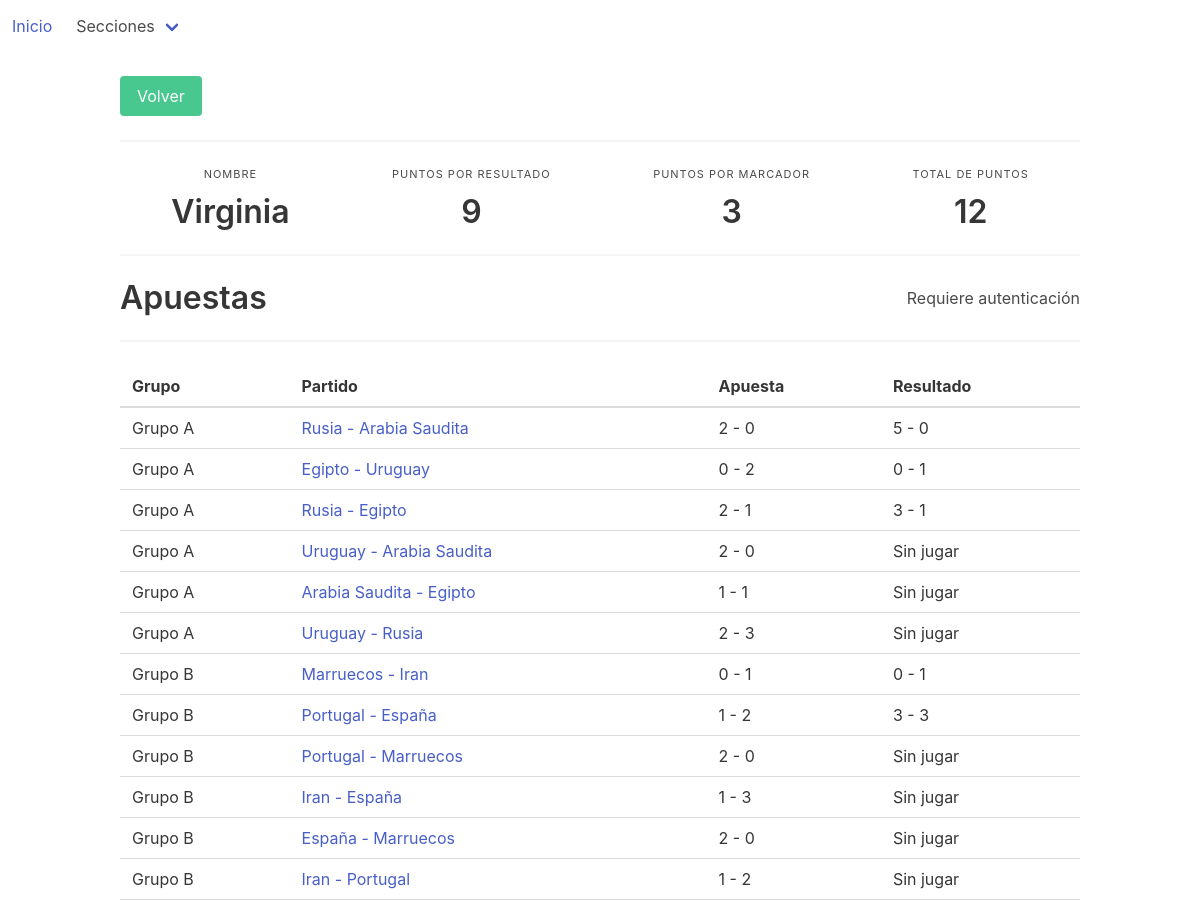
Before: /dashboard/gamblers/6 (upper part) with the older database file.
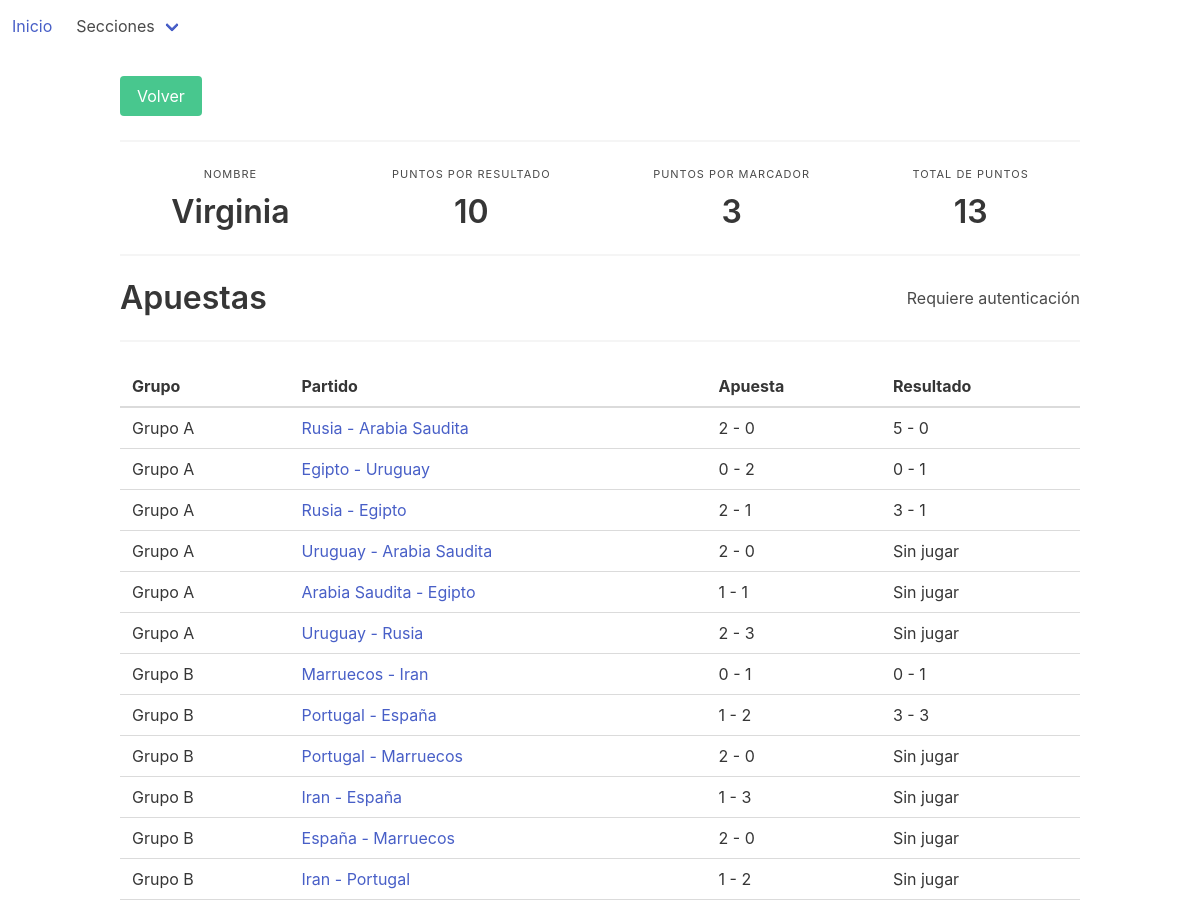
After: the same page with the newer database file.
### dashboard/models.py (models this page shows, shortened)
class Gambler(models.Model):
    name = models.CharField(max_length=48)
    points_result = models.IntegerField(default=0)
    points_score = models.IntegerField(default=0)
    points_8vo = models.IntegerField(default=0)
    points_4vo = models.IntegerField(default=0)
    points_semi = models.IntegerField(default=0)
    points_3er = models.IntegerField(default=0)
    points_final = models.IntegerField(default=0)
    class Meta:
        ordering = ["-points_result", "-points_score"]

### dashboard/views.py (the view)
# urls.py: url(r'^gamblers/(?P<pk>\d+)$', views.GamblerDetailView.as_view(), name='gambler-detail'),
class GamblerDetailView(DetailView):
    model = Gambler

### dashboard/models.py (called while the page is built)
    def __str__(self):
        return self.name

### dashboard/templatetags/custom_tags.py (called while the page is built)
@register.filter()
def total_points(value, arg):
    gambler = Gambler.objects.get(name=arg)
    points = gambler.points_semi + gambler.points_score + gambler.points_final + gambler.points_8vo+gambler.points_4vo + gambler.points_3er + gambler.points_result
    return str(points)

@register.filter()
def result(value, arg):
    try:
        bet = Bet.objects.get(match=arg, source__name="Oficial")
    except Bet.DoesNotExist:
        return 'Sin jugar'
    return str(bet.goals_team1) + " - " + str(bet.goals_team2)

### templates/dashboard/gambler_detail.html (shortened to what this page needs)
{% extends 'base.html' %}
{% load custom_tags %}
{% block content %}
    <a class="button is-success" href="{% url 'gambler-list' %}">Volver</a>
    <hr>
    <div class="level">
        <div class="level-item has-text-centered">
            <div>
                <p class="heading">Nombre</p>
                <p class="title">{{ gambler.name }}</p>
            </div>
        </div>
        <div class="level-item has-text-centered">
            <div>
                <p class="heading">Puntos por resultado</p>
                <p class="title">{{ gambler.points_result }}</p>
            </div>
        </div>
        <div class="level-item has-text-centered">
            <div>
                <p class="heading">Puntos por marcador</p>
                <p class="title">{{ gambler.points_score }}</p>
            </div>
        </div>
        <div class="level-item has-text-centered">
            <div>
                <p class="heading">Total de puntos</p>
                <p class="title"> {{ value|total_points:gambler.name }}</p>
            </div>
        </div>
    </div>
    <hr>
    <div class="level">
        <div>
            <p class="title">
                Apuestas
            </p>
        </div>
        <br/>
        {% if user.is_authenticated %}
            <a class="button is-info is-pulled-right" href="{% url 'bet-create' %}">Nueva apuesta</a>
        {% else %}
            <p class="is-pulled-right">Requiere autenticación</p>
        {% endif %}
    </div>
    <hr>
    <div class="level">
        <table class="table">
            <thead>
            <tr>
                <th>Grupo</th>
                <th>Partido</th>
                <th>Apuesta</th>
                <th>Resultado</th>
            </tr>
            </thead>
            <tbody>
            {% for bet in gambler.bet_set.all %}
                <tr>
                    {% for round in bet.team1.round_set.all %}
                        <td>{{ round.get_group_display }}</td>
                    {% endfor %}
                    <td><a href="{% url 'bet-detail' bet.pk %}">{{ bet.team1 }} - {{ bet.team2 }}</a></td>
                    <td>{{ bet.goals_team1 }} - {{ bet.goals_team2 }}</td>
                    <td>{{ total|result:bet.match }}</td>
                </tr>
            {% endfor %}
            </tbody>
        </table>
    </div>
{% endblock %}

Changed rows visible on the page:
changed Gambler "Virginia": points_result "9" → "10"; name+points_semi+points_score "12" → "13"
